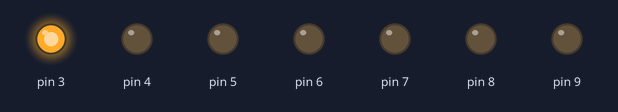
A sketch run on a simulated Arduino Uno, built with avr-gcc and run on an emulated ATmega328P. On the bench: output pins drawn as LEDs (lit = HIGH).

Above: at 0.1 s.
At 0.5 s:
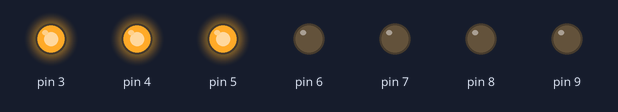
At 1.1 s:
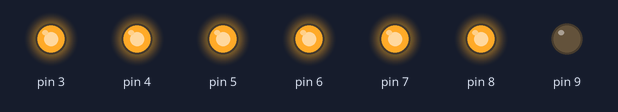
Timing chart, 0 to 2.6 s (numbered marks = the images above):
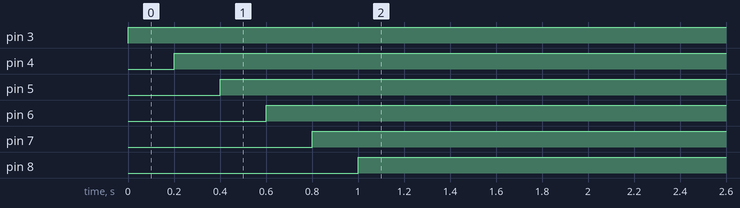

Measured:
- by itself, pin 3: LOW → HIGH at 0.00 s
- by itself, pin 4: LOW → HIGH at 0.20 s
- by itself, pin 5: LOW → HIGH at 0.40 s
- by itself, pin 6: LOW → HIGH at 0.60 s
- by itself, pin 7: LOW → HIGH at 0.80 s
- by itself, pin 8: LOW → HIGH at 1.0 s

The sketch:

calisma.ino
```cpp
boolean okunan = 1;
int sure=200;
void setup()
{
  pinMode(2,INPUT);
  pinMode(3,OUTPUT);
  pinMode(4,OUTPUT);
  pinMode(5,OUTPUT);
  pinMode(6,OUTPUT);
  pinMode(7,OUTPUT);
  pinMode(8,OUTPUT);
  pinMode(9,OUTPUT);
}
void loop()
{
  digitalWrite(3,HIGH);
  delay(sure);
  digitalWrite(4,HIGH);
  delay(sure);
  digitalWrite(5,HIGH);
  delay(sure);
  digitalWrite(6,HIGH);
  delay(sure);
  digitalWrite(7,HIGH);
  delay(sure);
  digitalWrite(8,HIGH);
}
```
